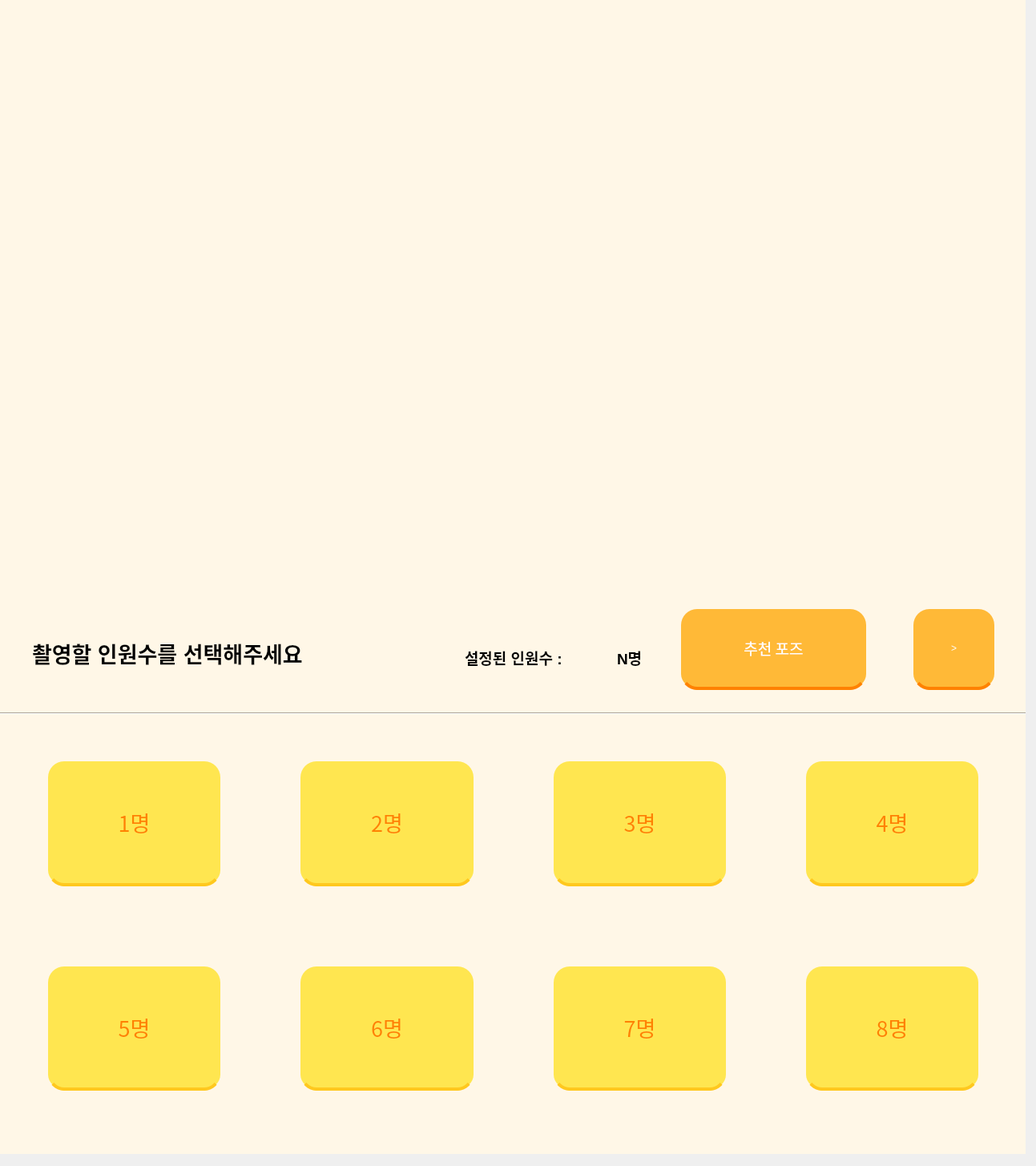
<?xml version="1.0" encoding="UTF-8"?>
<ui version="4.0">
 <class>MainWindow</class>
 <widget class="QMainWindow" name="MainWindow">
  <property name="geometry">
   <rect>
    <x>0</x>
    <y>0</y>
    <width>1293</width>
    <height>1455</height>
   </rect>
  </property>
  <property name="windowTitle">
   <string>MainWindow</string>
  </property>
  <widget class="QWidget" name="centralwidget">
   <widget class="QStackedWidget" name="stack">
    <property name="geometry">
     <rect>
      <x>0</x>
      <y>720</y>
      <width>1280</width>
      <height>720</height>
     </rect>
    </property>
    <property name="sizePolicy">
     <sizepolicy hsizetype="Fixed" vsizetype="Fixed">
      <horstretch>0</horstretch>
      <verstretch>0</verstretch>
     </sizepolicy>
    </property>
    <property name="styleSheet">
     <string notr="true">background-color : #FFF7E7</string>
    </property>
    <property name="currentIndex">
     <number>1</number>
    </property>
    <widget class="QWidget" name="InitPage">
     <widget class="QLabel" name="label">
      <property name="geometry">
       <rect>
        <x>415</x>
        <y>330</y>
        <width>451</width>
        <height>61</height>
       </rect>
      </property>
      <property name="layoutDirection">
       <enum>Qt::LeftToRight</enum>
      </property>
      <property name="styleSheet">
       <string notr="true">color : #C25642</string>
      </property>
      <property name="text">
       <string>&lt;html&gt;&lt;head/&gt;&lt;body&gt;&lt;p&gt;&lt;span style=&quot; font-size:16pt; font-weight:600;&quot;&gt;터치하여 PhoRest를 시작해 보세요&lt;/span&gt;&lt;/p&gt;&lt;/body&gt;&lt;/html&gt;</string>
      </property>
      <property name="alignment">
       <set>Qt::AlignCenter</set>
      </property>
     </widget>
    </widget>
    <widget class="QWidget" name="ChoosePeoplePage">
     <widget class="QLabel" name="label_3">
      <property name="geometry">
       <rect>
        <x>40</x>
        <y>60</y>
        <width>471</width>
        <height>71</height>
       </rect>
      </property>
      <property name="text">
       <string>&lt;html&gt;&lt;head/&gt;&lt;body&gt;&lt;p&gt;&lt;span style=&quot; font-size:20pt; font-weight:600;&quot;&gt;촬영할 인원수를 선택해주세요&lt;/span&gt;&lt;/p&gt;&lt;/body&gt;&lt;/html&gt;</string>
      </property>
     </widget>
     <widget class="Line" name="line_2">
      <property name="geometry">
       <rect>
        <x>0</x>
        <y>160</y>
        <width>1281</width>
        <height>20</height>
       </rect>
      </property>
      <property name="orientation">
       <enum>Qt::Horizontal</enum>
      </property>
     </widget>
     <widget class="QLabel" name="label_4">
      <property name="geometry">
       <rect>
        <x>580</x>
        <y>80</y>
        <width>181</width>
        <height>41</height>
       </rect>
      </property>
      <property name="text">
       <string>&lt;html&gt;&lt;head/&gt;&lt;body&gt;&lt;p&gt;&lt;span style=&quot; font-size:14pt; font-weight:600;&quot;&gt;설정된 인원수 : &lt;/span&gt;&lt;/p&gt;&lt;/body&gt;&lt;/html&gt;</string>
      </property>
     </widget>
     <widget class="QLabel" name="NowPeople">
      <property name="geometry">
       <rect>
        <x>770</x>
        <y>80</y>
        <width>41</width>
        <height>41</height>
       </rect>
      </property>
      <property name="text">
       <string>&lt;html&gt;&lt;head/&gt;&lt;body&gt;&lt;p&gt;&lt;span style=&quot; font-size:14pt; font-weight:600;&quot;&gt;N명&lt;/span&gt;&lt;/p&gt;&lt;/body&gt;&lt;/html&gt;</string>
      </property>
     </widget>
     <widget class="QPushButton" name="RecommandBtn">
      <property name="geometry">
       <rect>
        <x>850</x>
        <y>40</y>
        <width>231</width>
        <height>101</height>
       </rect>
      </property>
      <property name="font">
       <font>
        <family>AcadEref</family>
        <pointsize>14</pointsize>
       </font>
      </property>
      <property name="styleSheet">
       <string notr="true">QPushButton{
	color: white;
    background-color: #FFB937		;
    padding: 12px;
    border-radius: 4px;
    border-bottom: 4px solid #FF8200;
	border-radius: 20px;
}</string>
      </property>
      <property name="text">
       <string>추천 포즈</string>
      </property>
     </widget>
     <widget class="QPushButton" name="NextBtn">
      <property name="geometry">
       <rect>
        <x>1140</x>
        <y>40</y>
        <width>101</width>
        <height>101</height>
       </rect>
      </property>
      <property name="styleSheet">
       <string notr="true">QPushButton{
	color: white;
    background-color: #FFB937		;
    padding: 12px;
    border-radius: 4px;
    border-bottom: 4px solid #FF8200;
	border-radius: 20px;
}</string>
      </property>
      <property name="text">
       <string>&gt;</string>
      </property>
     </widget>
     <widget class="QWidget" name="gridLayoutWidget">
      <property name="geometry">
       <rect>
        <x>10</x>
        <y>180</y>
        <width>1261</width>
        <height>511</height>
       </rect>
      </property>
      <layout class="QGridLayout" name="gridLayout">
       <property name="leftMargin">
        <number>50</number>
       </property>
       <property name="topMargin">
        <number>50</number>
       </property>
       <property name="rightMargin">
        <number>50</number>
       </property>
       <property name="bottomMargin">
        <number>50</number>
       </property>
       <property name="spacing">
        <number>100</number>
       </property>
       <item row="0" column="2">
        <widget class="QPushButton" name="Btn3">
         <property name="sizePolicy">
          <sizepolicy hsizetype="Preferred" vsizetype="Preferred">
           <horstretch>0</horstretch>
           <verstretch>0</verstretch>
          </sizepolicy>
         </property>
         <property name="font">
          <font>
           <family>AcadEref</family>
           <pointsize>20</pointsize>
          </font>
         </property>
         <property name="styleSheet">
          <string notr="true">QPushButton{
	color: #FF8200;
    background-color: #FFE650		;
    padding: 12px;
    border-radius: 4px;
    border-bottom: 4px solid #FFC81E;
	border-radius: 20px;
}</string>
         </property>
         <property name="text">
          <string>3명</string>
         </property>
        </widget>
       </item>
       <item row="1" column="0">
        <widget class="QPushButton" name="Btn5">
         <property name="sizePolicy">
          <sizepolicy hsizetype="Preferred" vsizetype="Preferred">
           <horstretch>0</horstretch>
           <verstretch>0</verstretch>
          </sizepolicy>
         </property>
         <property name="font">
          <font>
           <family>AcadEref</family>
           <pointsize>20</pointsize>
          </font>
         </property>
         <property name="styleSheet">
          <string notr="true">QPushButton{
	color: #FF8200;
    background-color: #FFE650		;
    padding: 12px;
    border-radius: 4px;
    border-bottom: 4px solid #FFC81E;
	border-radius: 20px;
}</string>
         </property>
         <property name="text">
          <string>5명</string>
         </property>
        </widget>
       </item>
       <item row="0" column="0">
        <widget class="QPushButton" name="Btn1">
         <property name="enabled">
          <bool>true</bool>
         </property>
         <property name="sizePolicy">
          <sizepolicy hsizetype="Preferred" vsizetype="Preferred">
           <horstretch>0</horstretch>
           <verstretch>0</verstretch>
          </sizepolicy>
         </property>
         <property name="font">
          <font>
           <family>AcadEref</family>
           <pointsize>20</pointsize>
          </font>
         </property>
         <property name="contextMenuPolicy">
          <enum>Qt::DefaultContextMenu</enum>
         </property>
         <property name="styleSheet">
          <string notr="true">QPushButton{
	color: #FF8200;
    background-color: #FFE650		;
    padding: 12px;
    border-radius: 4px;
    border-bottom: 4px solid #FFC81E;
	border-radius: 20px;
}</string>
         </property>
         <property name="text">
          <string>1명</string>
         </property>
        </widget>
       </item>
       <item row="1" column="1">
        <widget class="QPushButton" name="Btn6">
         <property name="sizePolicy">
          <sizepolicy hsizetype="Preferred" vsizetype="Preferred">
           <horstretch>0</horstretch>
           <verstretch>0</verstretch>
          </sizepolicy>
         </property>
         <property name="font">
          <font>
           <family>AcadEref</family>
           <pointsize>20</pointsize>
          </font>
         </property>
         <property name="styleSheet">
          <string notr="true">QPushButton{
	color: #FF8200;
    background-color: #FFE650		;
    padding: 12px;
    border-radius: 4px;
    border-bottom: 4px solid #FFC81E;
	border-radius: 20px;
}</string>
         </property>
         <property name="text">
          <string>6명</string>
         </property>
        </widget>
       </item>
       <item row="0" column="1">
        <widget class="QPushButton" name="Btn2">
         <property name="sizePolicy">
          <sizepolicy hsizetype="Preferred" vsizetype="Preferred">
           <horstretch>0</horstretch>
           <verstretch>0</verstretch>
          </sizepolicy>
         </property>
         <property name="font">
          <font>
           <family>AcadEref</family>
           <pointsize>20</pointsize>
          </font>
         </property>
         <property name="styleSheet">
          <string notr="true">QPushButton{
	color: #FF8200;
    background-color: #FFE650		;
    padding: 12px;
    border-radius: 4px;
    border-bottom: 4px solid #FFC81E;
	border-radius: 20px;
}</string>
         </property>
         <property name="text">
          <string>2명</string>
         </property>
        </widget>
       </item>
       <item row="0" column="3">
        <widget class="QPushButton" name="Btn4">
         <property name="sizePolicy">
          <sizepolicy hsizetype="Preferred" vsizetype="Preferred">
           <horstretch>0</horstretch>
           <verstretch>0</verstretch>
          </sizepolicy>
         </property>
         <property name="font">
          <font>
           <family>AcadEref</family>
           <pointsize>20</pointsize>
          </font>
         </property>
         <property name="styleSheet">
          <string notr="true">QPushButton{
	color: #FF8200;
    background-color: #FFE650		;
    padding: 12px;
    border-radius: 4px;
    border-bottom: 4px solid #FFC81E;
	border-radius: 20px;
}</string>
         </property>
         <property name="text">
          <string>4명</string>
         </property>
        </widget>
       </item>
       <item row="1" column="2">
        <widget class="QPushButton" name="Btn7">
         <property name="sizePolicy">
          <sizepolicy hsizetype="Preferred" vsizetype="Preferred">
           <horstretch>0</horstretch>
           <verstretch>0</verstretch>
          </sizepolicy>
         </property>
         <property name="font">
          <font>
           <family>AcadEref</family>
           <pointsize>20</pointsize>
          </font>
         </property>
         <property name="styleSheet">
          <string notr="true">QPushButton{
	color: #FF8200;
    background-color: #FFE650		;
    padding: 12px;
    border-radius: 4px;
    border-bottom: 4px solid #FFC81E;
	border-radius: 20px;
}</string>
         </property>
         <property name="text">
          <string>7명</string>
         </property>
        </widget>
       </item>
       <item row="1" column="3">
        <widget class="QPushButton" name="Btn8">
         <property name="sizePolicy">
          <sizepolicy hsizetype="Preferred" vsizetype="Preferred">
           <horstretch>0</horstretch>
           <verstretch>0</verstretch>
          </sizepolicy>
         </property>
         <property name="font">
          <font>
           <family>AcadEref</family>
           <pointsize>20</pointsize>
          </font>
         </property>
         <property name="styleSheet">
          <string notr="true">QPushButton{
	color: #FF8200;
    background-color: #FFE650		;
    padding: 12px;
    border-radius: 4px;
    border-bottom: 4px solid #FFC81E;
	border-radius: 20px;
}</string>
         </property>
         <property name="text">
          <string>8명</string>
         </property>
        </widget>
       </item>
      </layout>
     </widget>
    </widget>
    <widget class="QWidget" name="ShotPage">
     <widget class="QPushButton" name="Btn_Already">
      <property name="geometry">
       <rect>
        <x>410</x>
        <y>230</y>
        <width>471</width>
        <height>311</height>
       </rect>
      </property>
      <property name="font">
       <font>
        <family>AcadEref</family>
        <pointsize>24</pointsize>
       </font>
      </property>
      <property name="autoFillBackground">
       <bool>false</bool>
      </property>
      <property name="styleSheet">
       <string notr="true">QPushButton{
	color: #FF8200;
    background-color: #FFE650		;
    padding: 12px;
    border-radius: 4px;
    border-bottom: 4px solid #FFC81E;
	border-radius: 20px;
}</string>
      </property>
      <property name="text">
       <string>촬영 시작</string>
      </property>
      <property name="autoDefault">
       <bool>false</bool>
      </property>
      <property name="default">
       <bool>false</bool>
      </property>
      <property name="flat">
       <bool>false</bool>
      </property>
     </widget>
     <widget class="QPushButton" name="Btn_Back_2">
      <property name="geometry">
       <rect>
        <x>50</x>
        <y>40</y>
        <width>81</width>
        <height>71</height>
       </rect>
      </property>
      <property name="styleSheet">
       <string notr="true">QPushButton{
	color: white;
    background-color: #FFB937		;
    padding: 12px;
    border-radius: 4px;
    border-bottom: 4px solid #FF8200;
	border-radius: 20px;
}</string>
      </property>
      <property name="text">
       <string>뒤로</string>
      </property>
     </widget>
    </widget>
    <widget class="QWidget" name="PhotoPage">
     <widget class="QWidget" name="gridLayoutWidget_3">
      <property name="geometry">
       <rect>
        <x>20</x>
        <y>10</y>
        <width>1111</width>
        <height>681</height>
       </rect>
      </property>
      <layout class="QGridLayout" name="gridLayout_3">
       <property name="leftMargin">
        <number>45</number>
       </property>
       <property name="topMargin">
        <number>18</number>
       </property>
       <property name="rightMargin">
        <number>43</number>
       </property>
       <property name="bottomMargin">
        <number>18</number>
       </property>
       <property name="horizontalSpacing">
        <number>70</number>
       </property>
       <property name="verticalSpacing">
        <number>25</number>
       </property>
       <item row="1" column="0">
        <widget class="QLabel" name="Photo3">
         <property name="styleSheet">
          <string notr="true">QLabel{
	border : 3px double #ABF760;
}</string>
         </property>
         <property name="text">
          <string>이미지 3</string>
         </property>
         <property name="alignment">
          <set>Qt::AlignCenter</set>
         </property>
        </widget>
       </item>
       <item row="0" column="0">
        <widget class="QLabel" name="Photo1">
         <property name="styleSheet">
          <string notr="true">QLabel{
	border : 3px double #ABF760;
}</string>
         </property>
         <property name="text">
          <string>이미지 1</string>
         </property>
         <property name="alignment">
          <set>Qt::AlignCenter</set>
         </property>
        </widget>
       </item>
       <item row="0" column="1">
        <widget class="QLabel" name="Photo2">
         <property name="styleSheet">
          <string notr="true">QLabel{
	border : 3px double #ABF760;
}</string>
         </property>
         <property name="text">
          <string>이미지 2</string>
         </property>
         <property name="alignment">
          <set>Qt::AlignCenter</set>
         </property>
        </widget>
       </item>
       <item row="1" column="1">
        <widget class="QLabel" name="Photo4">
         <property name="styleSheet">
          <string notr="true">QLabel{
	border : 3px double #ABF760;
}</string>
         </property>
         <property name="text">
          <string>이미지 4</string>
         </property>
         <property name="alignment">
          <set>Qt::AlignCenter</set>
         </property>
        </widget>
       </item>
      </layout>
     </widget>
     <widget class="QPushButton" name="NextBtn_3">
      <property name="geometry">
       <rect>
        <x>1160</x>
        <y>600</y>
        <width>91</width>
        <height>91</height>
       </rect>
      </property>
      <property name="styleSheet">
       <string notr="true">QPushButton{
	color: white;
    background-color: #FFB937		;
    padding: 12px;
    border-radius: 4px;
    border-bottom: 4px solid #FF8200;
	border-radius: 20px;
}</string>
      </property>
      <property name="text">
       <string>&gt;</string>
      </property>
     </widget>
     <widget class="QLabel" name="label_2">
      <property name="geometry">
       <rect>
        <x>20</x>
        <y>10</y>
        <width>1111</width>
        <height>681</height>
       </rect>
      </property>
      <property name="styleSheet">
       <string notr="true">QLabel{
	border : 3px solid black;
}</string>
      </property>
      <property name="text">
       <string/>
      </property>
     </widget>
     <zorder>label_2</zorder>
     <zorder>gridLayoutWidget_3</zorder>
     <zorder>NextBtn_3</zorder>
    </widget>
    <widget class="QWidget" name="ChooseFramePage">
     <widget class="QLabel" name="label_5">
      <property name="geometry">
       <rect>
        <x>50</x>
        <y>50</y>
        <width>471</width>
        <height>71</height>
       </rect>
      </property>
      <property name="text">
       <string>&lt;html&gt;&lt;head/&gt;&lt;body&gt;&lt;p&gt;&lt;span style=&quot; font-size:20pt; font-weight:600;&quot;&gt;사용할 프레임을 선택해주세요&lt;/span&gt;&lt;/p&gt;&lt;/body&gt;&lt;/html&gt;</string>
      </property>
     </widget>
     <widget class="QLabel" name="label_6">
      <property name="geometry">
       <rect>
        <x>50</x>
        <y>110</y>
        <width>491</width>
        <height>31</height>
       </rect>
      </property>
      <property name="text">
       <string>&lt;html&gt;&lt;head/&gt;&lt;body&gt;&lt;p&gt;&lt;span style=&quot; font-size:8pt; font-weight:600;&quot;&gt;기본 프레임 외의 프레임을 사용하고 싶다면 고유 프레임 번호를 입력하세요 &lt;/span&gt;&lt;/p&gt;&lt;/body&gt;&lt;/html&gt;</string>
      </property>
     </widget>
     <widget class="Line" name="line_3">
      <property name="geometry">
       <rect>
        <x>0</x>
        <y>160</y>
        <width>1281</width>
        <height>20</height>
       </rect>
      </property>
      <property name="orientation">
       <enum>Qt::Horizontal</enum>
      </property>
     </widget>
     <widget class="QStackedWidget" name="BottomFrameStack">
      <property name="geometry">
       <rect>
        <x>30</x>
        <y>190</y>
        <width>1001</width>
        <height>521</height>
       </rect>
      </property>
      <widget class="QWidget" name="page">
       <widget class="QLabel" name="label_7">
        <property name="geometry">
         <rect>
          <x>100</x>
          <y>20</y>
          <width>801</width>
          <height>481</height>
         </rect>
        </property>
        <property name="styleSheet">
         <string notr="true">border-radious : 5%;
background-color : rgb(255, 255, 0);
</string>
        </property>
        <property name="text">
         <string>기본 프레임 (2개씩 2~3장?)</string>
        </property>
        <property name="alignment">
         <set>Qt::AlignCenter</set>
        </property>
       </widget>
       <widget class="QPushButton" name="Frame_Next_Btn">
        <property name="geometry">
         <rect>
          <x>930</x>
          <y>430</y>
          <width>51</width>
          <height>61</height>
         </rect>
        </property>
        <property name="styleSheet">
         <string notr="true">QPushButton{
	color: white;
    background-color: #FFB937		;
    padding: 12px;
    border-radius: 4px;
    border-bottom: 4px solid #FF8200;
	border-radius: 20px;
}</string>
        </property>
        <property name="text">
         <string>&gt;</string>
        </property>
       </widget>
       <widget class="QPushButton" name="Frame_Prev_Btn">
        <property name="geometry">
         <rect>
          <x>20</x>
          <y>430</y>
          <width>51</width>
          <height>61</height>
         </rect>
        </property>
        <property name="styleSheet">
         <string notr="true">QPushButton{
	color: white;
    background-color: #FFB937		;
    padding: 12px;
    border-radius: 4px;
    border-bottom: 4px solid #FF8200;
	border-radius: 20px;
}</string>
        </property>
        <property name="text">
         <string>&lt;</string>
        </property>
       </widget>
      </widget>
      <widget class="QWidget" name="page_2"/>
     </widget>
     <widget class="QLabel" name="label_8">
      <property name="geometry">
       <rect>
        <x>1050</x>
        <y>270</y>
        <width>191</width>
        <height>201</height>
       </rect>
      </property>
      <property name="text">
       <string>QR코드</string>
      </property>
      <property name="alignment">
       <set>Qt::AlignCenter</set>
      </property>
      <property name="indent">
       <number>0</number>
      </property>
     </widget>
     <widget class="QPushButton" name="PrintBtn">
      <property name="geometry">
       <rect>
        <x>1070</x>
        <y>610</y>
        <width>181</width>
        <height>71</height>
       </rect>
      </property>
      <property name="styleSheet">
       <string notr="true">QPushButton{
	color: white;
    background-color: #FFB937		;
    padding: 12px;
    border-radius: 4px;
    border-bottom: 4px solid #FF8200;
	border-radius: 20px;
}
</string>
      </property>
      <property name="text">
       <string>Print</string>
      </property>
     </widget>
     <widget class="QPushButton" name="ApplyBtn">
      <property name="geometry">
       <rect>
        <x>1150</x>
        <y>70</y>
        <width>101</width>
        <height>61</height>
       </rect>
      </property>
      <property name="styleSheet">
       <string notr="true">QPushButton{
	color: white;
    background-color: #FFB937		;
    padding: 12px;
    border-radius: 4px;
    border-bottom: 4px solid #FF8200;
	border-radius: 20px;
}</string>
      </property>
      <property name="text">
       <string>적용</string>
      </property>
     </widget>
     <widget class="QLineEdit" name="lineEdit">
      <property name="geometry">
       <rect>
        <x>940</x>
        <y>90</y>
        <width>171</width>
        <height>31</height>
       </rect>
      </property>
     </widget>
     <widget class="QLabel" name="label_9">
      <property name="geometry">
       <rect>
        <x>640</x>
        <y>70</y>
        <width>291</width>
        <height>71</height>
       </rect>
      </property>
      <property name="font">
       <font>
        <family>AcadEref</family>
        <pointsize>14</pointsize>
       </font>
      </property>
      <property name="text">
       <string>&lt;html&gt;&lt;head/&gt;&lt;body&gt;&lt;p&gt;&lt;span style=&quot; font-size:10pt; font-weight:600;&quot;&gt;고유프레임 번호를 입력해주세요 &lt;/span&gt;&lt;/p&gt;&lt;/body&gt;&lt;/html&gt;</string>
      </property>
     </widget>
    </widget>
    <widget class="QWidget" name="PrintingPage">
     <widget class="QLabel" name="label_10">
      <property name="geometry">
       <rect>
        <x>250</x>
        <y>270</y>
        <width>691</width>
        <height>161</height>
       </rect>
      </property>
      <property name="text">
       <string>&lt;html&gt;&lt;head/&gt;&lt;body&gt;&lt;p align=&quot;center&quot;&gt;&lt;span style=&quot; font-size:14pt; font-weight:600;&quot;&gt;인쇄중 디자인 어케 꾸미징&lt;/span&gt;&lt;/p&gt;&lt;p align=&quot;center&quot;&gt;&lt;span style=&quot; font-size:14pt; font-weight:600;&quot;&gt;인쇄중일땐 위에 프레임 사진 계속 띄워놓을예정&lt;/span&gt;&lt;/p&gt;&lt;p align=&quot;center&quot;&gt;&lt;span style=&quot; font-size:14pt; font-weight:600;&quot;&gt;인쇄 끝나면 인쇄완료 창 띄우고&lt;br/&gt;아무곳이나 클릭시 처음 화면으로 돌아가기&lt;/span&gt;&lt;/p&gt;&lt;/body&gt;&lt;/html&gt;</string>
      </property>
     </widget>
    </widget>
    <widget class="QWidget" name="DonePrinting">
     <widget class="QLabel" name="label_11">
      <property name="geometry">
       <rect>
        <x>300</x>
        <y>250</y>
        <width>691</width>
        <height>211</height>
       </rect>
      </property>
      <property name="text">
       <string>&lt;html&gt;&lt;head/&gt;&lt;body&gt;&lt;p align=&quot;center&quot;&gt;&lt;span style=&quot; font-size:14pt; font-weight:600;&quot;&gt;인쇄 완료&lt;br/&gt;&lt;br/&gt;아무곳이나 클릭시 되돌아가고&lt;/span&gt;&lt;/p&gt;&lt;p align=&quot;center&quot;&gt;&lt;span style=&quot; font-size:14pt; font-weight:600;&quot;&gt;&lt;br/&gt;&lt;/span&gt;&lt;/p&gt;&lt;p align=&quot;center&quot;&gt;&lt;span style=&quot; font-size:14pt; font-weight:600;&quot;&gt;1분간 냅둬도 초기화면으로 돌아가게 구현해야징&lt;/span&gt;&lt;/p&gt;&lt;p align=&quot;center&quot;&gt;&lt;span style=&quot; font-size:14pt; font-weight:600;&quot;&gt;&lt;br/&gt;&lt;/span&gt;&lt;/p&gt;&lt;/body&gt;&lt;/html&gt;</string>
      </property>
     </widget>
    </widget>
   </widget>
   <widget class="QStackedWidget" name="TopStack">
    <property name="geometry">
     <rect>
      <x>0</x>
      <y>0</y>
      <width>1280</width>
      <height>720</height>
     </rect>
    </property>
    <property name="sizePolicy">
     <sizepolicy hsizetype="Fixed" vsizetype="Fixed">
      <horstretch>0</horstretch>
      <verstretch>0</verstretch>
     </sizepolicy>
    </property>
    <property name="styleSheet">
     <string notr="true">background-color : #FFF7E7</string>
    </property>
    <property name="currentIndex">
     <number>0</number>
    </property>
    <widget class="QWidget" name="LogoPage">
     <widget class="QLabel" name="LogoImg">
      <property name="geometry">
       <rect>
        <x>540</x>
        <y>260</y>
        <width>200</width>
        <height>200</height>
       </rect>
      </property>
      <property name="styleSheet">
       <string notr="true">border-image:url('./logo.png')</string>
      </property>
      <property name="text">
       <string/>
      </property>
      <property name="alignment">
       <set>Qt::AlignCenter</set>
      </property>
     </widget>
    </widget>
    <widget class="QWidget" name="RecommandPosePage">
     <widget class="QLabel" name="PoseImg">
      <property name="geometry">
       <rect>
        <x>110</x>
        <y>20</y>
        <width>1041</width>
        <height>651</height>
       </rect>
      </property>
      <property name="styleSheet">
       <string notr="true">QLabel{
	border : 3px double #ABF760;
}</string>
      </property>
      <property name="text">
       <string>포즈 이미지</string>
      </property>
      <property name="alignment">
       <set>Qt::AlignCenter</set>
      </property>
     </widget>
     <widget class="QPushButton" name="LeftBtn">
      <property name="geometry">
       <rect>
        <x>20</x>
        <y>600</y>
        <width>71</width>
        <height>71</height>
       </rect>
      </property>
      <property name="text">
       <string>왼쪽</string>
      </property>
     </widget>
     <widget class="QPushButton" name="RightBtn">
      <property name="geometry">
       <rect>
        <x>1170</x>
        <y>600</y>
        <width>71</width>
        <height>71</height>
       </rect>
      </property>
      <property name="text">
       <string>오른쪽</string>
      </property>
     </widget>
    </widget>
    <widget class="QWidget" name="ShotPage_Top">
     <widget class="QLabel" name="Label_Camera">
      <property name="geometry">
       <rect>
        <x>180</x>
        <y>40</y>
        <width>1061</width>
        <height>661</height>
       </rect>
      </property>
      <property name="styleSheet">
       <string notr="true">QLabel{
	border : 3px solid black;
}</string>
      </property>
      <property name="text">
       <string>카메라 화면 띄워줄 공간</string>
      </property>
      <property name="alignment">
       <set>Qt::AlignCenter</set>
      </property>
     </widget>
     <widget class="QLabel" name="Label_Timer">
      <property name="geometry">
       <rect>
        <x>40</x>
        <y>40</y>
        <width>91</width>
        <height>141</height>
       </rect>
      </property>
      <property name="font">
       <font>
        <family>AcadEref</family>
        <pointsize>36</pointsize>
       </font>
      </property>
      <property name="text">
       <string>&lt;html&gt;&lt;head/&gt;&lt;body&gt;&lt;p align=&quot;center&quot;&gt;15&lt;/p&gt;&lt;/body&gt;&lt;/html&gt;</string>
      </property>
      <property name="alignment">
       <set>Qt::AlignCenter</set>
      </property>
     </widget>
    </widget>
    <widget class="QWidget" name="CheckPhoto">
     <widget class="QLabel" name="Top_Big_Photo">
      <property name="geometry">
       <rect>
        <x>100</x>
        <y>20</y>
        <width>1151</width>
        <height>681</height>
       </rect>
      </property>
      <property name="styleSheet">
       <string notr="true">QLabel{
	border : 3px solid black;
}</string>
      </property>
      <property name="text">
       <string>이미지 크게 보여줄 공간</string>
      </property>
      <property name="alignment">
       <set>Qt::AlignCenter</set>
      </property>
     </widget>
    </widget>
    <widget class="QWidget" name="page_3">
     <widget class="QLabel" name="PhotoPlusFrame">
      <property name="geometry">
       <rect>
        <x>40</x>
        <y>30</y>
        <width>1201</width>
        <height>671</height>
       </rect>
      </property>
      <property name="contextMenuPolicy">
       <enum>Qt::DefaultContextMenu</enum>
      </property>
      <property name="styleSheet">
       <string notr="true">QLabel{
	border : 1px solid black;
}</string>
      </property>
      <property name="text">
       <string>프레임 적용 이미지를 띄워줄 예정</string>
      </property>
      <property name="alignment">
       <set>Qt::AlignCenter</set>
      </property>
     </widget>
    </widget>
   </widget>
  </widget>
 </widget>
 <resources/>
 <connections>
  <connection>
   <sender>RecommandBtn</sender>
   <signal>clicked()</signal>
   <receiver>MainWindow</receiver>
   <slot>RecommandPose()</slot>
   <hints>
    <hint type="sourcelabel">
     <x>662</x>
     <y>540</y>
    </hint>
    <hint type="destinationlabel">
     <x>837</x>
     <y>69</y>
    </hint>
   </hints>
  </connection>
  <connection>
   <sender>NextBtn</sender>
   <signal>clicked()</signal>
   <receiver>MainWindow</receiver>
   <slot>NextBottomButton_to_2()</slot>
   <hints>
    <hint type="sourcelabel">
     <x>749</x>
     <y>540</y>
    </hint>
    <hint type="destinationlabel">
     <x>841</x>
     <y>120</y>
    </hint>
   </hints>
  </connection>
  <connection>
   <sender>Btn1</sender>
   <signal>clicked()</signal>
   <receiver>MainWindow</receiver>
   <slot>Press_Btn1()</slot>
   <hints>
    <hint type="sourcelabel">
     <x>161</x>
     <y>680</y>
    </hint>
    <hint type="destinationlabel">
     <x>860</x>
     <y>222</y>
    </hint>
   </hints>
  </connection>
  <connection>
   <sender>Btn2</sender>
   <signal>clicked()</signal>
   <receiver>MainWindow</receiver>
   <slot>Press_Btn2()</slot>
   <hints>
    <hint type="sourcelabel">
     <x>380</x>
     <y>680</y>
    </hint>
    <hint type="destinationlabel">
     <x>834</x>
     <y>234</y>
    </hint>
   </hints>
  </connection>
  <connection>
   <sender>Btn3</sender>
   <signal>clicked()</signal>
   <receiver>MainWindow</receiver>
   <slot>Press_Btn3()</slot>
   <hints>
    <hint type="sourcelabel">
     <x>575</x>
     <y>680</y>
    </hint>
    <hint type="destinationlabel">
     <x>861</x>
     <y>255</y>
    </hint>
   </hints>
  </connection>
  <connection>
   <sender>Btn4</sender>
   <signal>clicked()</signal>
   <receiver>MainWindow</receiver>
   <slot>Press_Btn4()</slot>
   <hints>
    <hint type="sourcelabel">
     <x>770</x>
     <y>680</y>
    </hint>
    <hint type="destinationlabel">
     <x>892</x>
     <y>278</y>
    </hint>
   </hints>
  </connection>
  <connection>
   <sender>Btn5</sender>
   <signal>clicked()</signal>
   <receiver>MainWindow</receiver>
   <slot>Press_Btn5()</slot>
   <hints>
    <hint type="sourcelabel">
     <x>162</x>
     <y>811</y>
    </hint>
    <hint type="destinationlabel">
     <x>871</x>
     <y>314</y>
    </hint>
   </hints>
  </connection>
  <connection>
   <sender>Btn6</sender>
   <signal>clicked()</signal>
   <receiver>MainWindow</receiver>
   <slot>Press_Btn6()</slot>
   <hints>
    <hint type="sourcelabel">
     <x>380</x>
     <y>811</y>
    </hint>
    <hint type="destinationlabel">
     <x>877</x>
     <y>353</y>
    </hint>
   </hints>
  </connection>
  <connection>
   <sender>Btn7</sender>
   <signal>clicked()</signal>
   <receiver>MainWindow</receiver>
   <slot>Press_Btn7()</slot>
   <hints>
    <hint type="sourcelabel">
     <x>575</x>
     <y>811</y>
    </hint>
    <hint type="destinationlabel">
     <x>873</x>
     <y>396</y>
    </hint>
   </hints>
  </connection>
  <connection>
   <sender>Btn8</sender>
   <signal>clicked()</signal>
   <receiver>MainWindow</receiver>
   <slot>Press_Btn8()</slot>
   <hints>
    <hint type="sourcelabel">
     <x>770</x>
     <y>811</y>
    </hint>
    <hint type="destinationlabel">
     <x>861</x>
     <y>429</y>
    </hint>
   </hints>
  </connection>
  <connection>
   <sender>Btn_Already</sender>
   <signal>clicked()</signal>
   <receiver>MainWindow</receiver>
   <slot>Press_PreparedBtn()</slot>
   <hints>
    <hint type="sourcelabel">
     <x>474</x>
     <y>650</y>
    </hint>
    <hint type="destinationlabel">
     <x>841</x>
     <y>266</y>
    </hint>
   </hints>
  </connection>
  <connection>
   <sender>Btn_Back_2</sender>
   <signal>clicked()</signal>
   <receiver>MainWindow</receiver>
   <slot>Press_Back()</slot>
   <hints>
    <hint type="sourcelabel">
     <x>89</x>
     <y>558</y>
    </hint>
    <hint type="destinationlabel">
     <x>841</x>
     <y>551</y>
    </hint>
   </hints>
  </connection>
  <connection>
   <sender>NextBtn_3</sender>
   <signal>clicked()</signal>
   <receiver>MainWindow</receiver>
   <slot>NextBottomButton_to_4()</slot>
   <hints>
    <hint type="sourcelabel">
     <x>750</x>
     <y>911</y>
    </hint>
    <hint type="destinationlabel">
     <x>838</x>
     <y>896</y>
    </hint>
   </hints>
  </connection>
  <connection>
   <sender>PrintBtn</sender>
   <signal>clicked()</signal>
   <receiver>MainWindow</receiver>
   <slot>Press_Printing()</slot>
   <hints>
    <hint type="sourcelabel">
     <x>745</x>
     <y>878</y>
    </hint>
    <hint type="destinationlabel">
     <x>841</x>
     <y>865</y>
    </hint>
   </hints>
  </connection>
  <connection>
   <sender>ApplyBtn</sender>
   <signal>clicked()</signal>
   <receiver>MainWindow</receiver>
   <slot>Press_Applying()</slot>
   <hints>
    <hint type="sourcelabel">
     <x>669</x>
     <y>603</y>
    </hint>
    <hint type="destinationlabel">
     <x>851</x>
     <y>591</y>
    </hint>
   </hints>
  </connection>
 </connections>
 <slots>
  <slot>RecommandPose()</slot>
  <slot>NextBottomButton_to_2()</slot>
  <slot>Press_Btn1()</slot>
  <slot>Press_Btn2()</slot>
  <slot>Press_Btn3()</slot>
  <slot>Press_Btn4()</slot>
  <slot>Press_Btn5()</slot>
  <slot>Press_Btn6()</slot>
  <slot>Press_Btn7()</slot>
  <slot>Press_Btn8()</slot>
  <slot>Press_ShotBtn()</slot>
  <slot>Press_Back()</slot>
  <slot>Press_PreparedBtn()</slot>
  <slot>NextBottomButton_to_4()</slot>
  <slot>Press_Printing()</slot>
  <slot>Press_Applying()</slot>
 </slots>
</ui>
